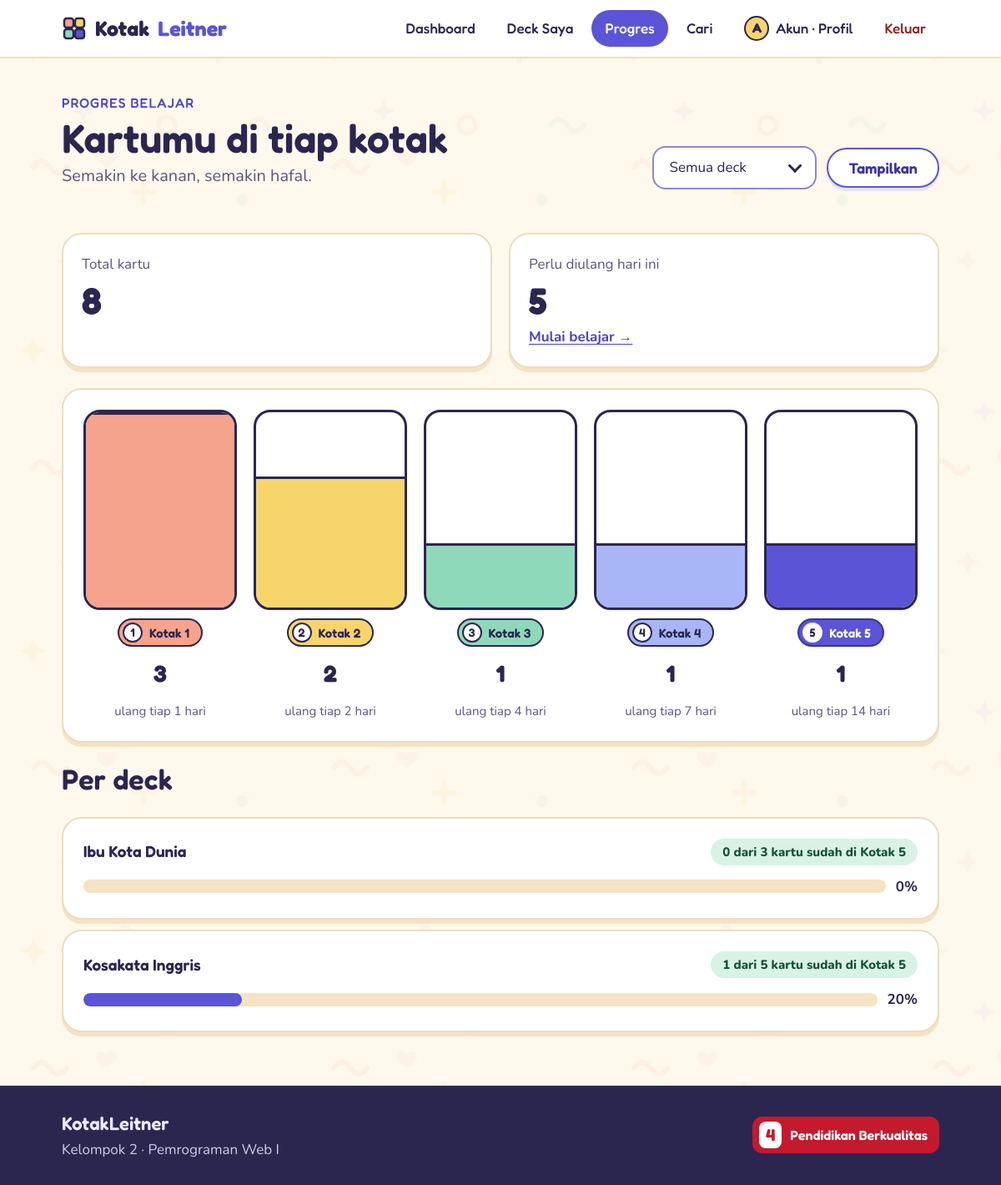
The app's page /progres.php (signed in) with its own data.
### tables this page shows
CREATE TABLE deck (
  id INT AUTO_INCREMENT PRIMARY KEY,
  user_id INT NOT NULL,
  nama VARCHAR(60) NOT NULL,
  deskripsi VARCHAR(200) NOT NULL DEFAULT '',
  warna TINYINT NOT NULL DEFAULT 1,
  karakter VARCHAR(20) NOT NULL DEFAULT 'kucing',
  FOREIGN KEY (user_id) REFERENCES users(id) ON DELETE CASCADE
);

### progres.php (the view, shortened to what this page needs)
<?php
require_once 'cek_login.php';
$uid = (int)$_SESSION['user_id'];
$deck_id = isset($_GET['deck']) ? (int)$_GET['deck'] : 0;
$syarat = '';
$jumlah = [1 => 0, 2 => 0, 3 => 0, 4 => 0, 5 => 0];
$q = mysqli_query($conn, "SELECT k.kotak, COUNT(*) AS n FROM kartu k JOIN deck d ON k.deck_id = d.id
    WHERE d.user_id=$uid $syarat GROUP BY k.kotak");
while ($row = mysqli_fetch_assoc($q)) {
    $jumlah[(int)$row['kotak']] = (int)$row['n'];
}
$total = array_sum($jumlah);
$terbanyak = max($jumlah);
$q = mysqli_query($conn, "SELECT COUNT(*) AS n FROM kartu k JOIN deck d ON k.deck_id = d.id
    WHERE d.user_id=$uid $syarat AND k.jadwal <= CURDATE()");
$ulang = (int)mysqli_fetch_assoc($q)['n'];
$q = mysqli_query($conn, "SELECT d.id, d.nama, COUNT(k.id) AS total, SUM(k.kotak = 5) AS hafal
    FROM deck d LEFT JOIN kartu k ON k.deck_id = d.id
    WHERE d.user_id=$uid GROUP BY d.id ORDER BY d.nama");
$semua_deck = [];
while ($row = mysqli_fetch_assoc($q)) {
    $semua_deck[] = $row;
}
include 'header.php';
?>
<div class="wrap stack">
  <div class="page-head">
    <div>
      <span class="eyebrow">Progres belajar</span>
      <h1>Kartumu di tiap kotak</h1>
      <p class="lead">Semakin ke kanan, semakin hafal.</p>
    </div>
    <form class="row" method="get" action="progres.php">
      <div class="sel">
        <select class="input" name="deck" aria-label="Pilih deck">
          <option value="0">Semua deck</option>
        </select>
      </div>
      <button class="btn btn-sec" type="submit">Tampilkan</button>
    </form>
  </div>
<?php if ($total == 0): ?>
  <div class="empty">
    <img src="assets/img/maskot-tidur.svg" alt="" width="160" height="173">
    <h3>Belum ada kartu</h3>
    <p class="muted">Tambahkan kartu ke deck dulu, lalu progresmu akan muncul di sini.</p>
    <a class="btn btn-pri" href="deck.php">Ke Deck Saya</a>
  </div>
<?php else: ?>
  <div class="grid g2">
    <div class="card stat">
      <div class="muted">Total kartu</div>
      <div class="num"><?= $total ?></div>
    </div>
    <div class="card stat">
      <div class="muted">Perlu diulang hari ini</div>
      <div class="num"><?= $ulang ?></div>
      <?php if ($ulang > 0): ?>
        <a class="link" href="belajar.php?<?= $deck_id > 0 ? 'deck=' . $deck_id . '&amp;' : '' ?>baru=1">Mulai belajar &rarr;</a>
      <?php endif; ?>
    </div>
  </div>
  <div class="card">
    <div class="grid g5">
      <?php for ($i = 1; $i <= 5; $i++): ?>
        <div class="col">
          <div class="tube">
            <?php if ($jumlah[$i] > 0): ?>
              <i class="kfill<?= $i ?>" style="height:<?= round($jumlah[$i] / $terbanyak * 100) ?>%"></i>
            <?php endif; ?>
          </div>
          <?= badge_kotak($i) ?>
          <div class="hd" style="font-size:28px;font-weight:700"><?= $jumlah[$i] ?></div>
          <div class="hint">ulang tiap <?= $INTERVAL[$i] ?> hari</div>
        </div>
      <?php endfor; ?>
    </div>
  </div>
  <h2>Per deck</h2>
  <div class="stack-s">
    <?php foreach ($semua_deck as $d): ?>
      <?php $persen = $d['total'] > 0 ? round($d['hafal'] / $d['total'] * 100) : 0; ?>
      <div class="card">
        <div class="row between">
          <h4><?= e($d['nama']) ?></h4>
          <span class="chip ok"><?= (int)$d['hafal'] ?> dari <?= (int)$d['total'] ?> kartu sudah di Kotak 5</span>
        </div>
        <div class="progress-row" style="margin-top:12px">
          <div class="bar"><i style="width:<?= $persen ?>%"></i></div>
          <b><?= $persen ?>%</b>
        </div>
      </div>
    <?php endforeach; ?>
  </div>
<?php endif; ?>
</div>
<?php include 'footer.php'; ?>

### assets/style.css (style rules this page uses)
:root { --bg:#FFF8EC;--sand:#FCEFD9;--sand2:#F5E3C3;--line:#EBDDC3;--edge:#8E88C6;--ink:#2B2650;--ink2:#5A5580;--pri:#5B54D6;--pri-d:#4A43C2;--pri-dd:#3A34A0;--pri-l:#E6E4FB;--pri-ll:#F3F2FD;--coral:#F6A38D;--coral-l:#FDE3DB;--coral-d:#8A231D;--yellow:#F8D56B;--yellow-l:#FFF1C2;--mint:#8FD9BB;--mint-l:#D8F3E6;--sky:#A8B5F7;--pink:#F7B6C8;--ok:#1F7A58;--danger:#C2362E;--hd:'Fredoka','Baloo 2',system-ui,sans-serif;--bd:'Nunito',system-ui,sans-serif }
html,body { margin:0;padding:0;min-height:100% }
.kl,.kl * { box-sizing:border-box }
.kl h1,.kl h2,.kl h3,.kl h4 { font-family:var(--hd);font-weight:600;margin:0;line-height:1.2;color:var(--ink) }
.kl h1 { font-size:48px }
.kl h2 { font-size:34px }
.kl h4 { font-size:19px }
.kl p { margin:0 }
.kl .muted { color:var(--ink2) }
.kl .lead { font-size:20px;color:var(--ink2) }
.kl a { color:var(--pri-d) }
.kl .wrap { max-width:1100px;margin:0 auto;padding:0 24px;width:100% }
.kl .hd { font-family:var(--hd) }
.kl .eyebrow { font-family:var(--hd);font-weight:500;font-size:16px;letter-spacing:.06em;text-transform:uppercase;color:var(--pri-d) }
.kl .btn { display:inline-flex;align-items:center;justify-content:center;gap:8px;min-height:48px;padding:0 24px;border-radius:999px;border:2px solid transparent;font-family:var(--hd);font-weight:600;font-size:18px;line-height:1;text-decoration:none;cursor:pointer;transition:transform .15s,background .15s,box-shadow .15s,border-color .15s;white-space:nowrap }
.kl .btn-sec { background:#fff;color:var(--pri-dd);border-color:var(--pri);box-shadow:0 4px 0 var(--pri-l) }
.kl .link { color:var(--pri-d);font-weight:700;text-underline-offset:3px }
.kl .input { width:100%;min-height:52px;padding:12px 18px;border-radius:16px;border:2px solid var(--edge);background:#fff;font-family:var(--bd);font-size:17px;color:var(--ink);transition:border-color .15s,box-shadow .15s }
.kl .input::placeholder { color:#6E6993 }
.kl .hint { color:var(--ink2);font-size:15px }
.kl .sel { position:relative }
.kl .sel select { appearance:none;-webkit-appearance:none;padding-right:48px;cursor:pointer }
.kl .sel::after { content:'';position:absolute;right:20px;top:50%;width:9px;height:9px;border-right:3px solid var(--ink);border-bottom:3px solid var(--ink);transform:translateY(-70%) rotate(45deg);pointer-events:none }
.kl .card { background:#fff;border:2px solid var(--line);border-radius:24px;padding:24px;box-shadow:0 5px 0 var(--sand2) }
.kl .kfill1 { background:#F6A38D }
.kl .kfill2 { background:#F8D56B }
.kl .kfill3 { background:#8FD9BB }
.kl .kfill4 { background:#A8B5F7 }
.kl .kfill5 { background:#5B54D6 }
.kl .chip { display:inline-flex;align-items:center;gap:6px;padding:4px 14px;border-radius:999px;background:var(--pri-l);color:var(--pri-dd);font-weight:800;font-size:15px }
.kl .chip.ok { background:var(--mint-l);color:#134D38 }
.kl .bar { height:16px;border-radius:999px;background:var(--sand2);overflow:hidden }
.kl .bar i { display:block;height:100%;border-radius:999px;background:var(--pri) }
.kl .stat { display:flex;flex-direction:column;gap:8px;padding:22px }
.kl .stat .num { font-family:var(--hd);font-weight:700;font-size:44px;line-height:1 }
.kl .col { display:flex;flex-direction:column;align-items:center;gap:10px }
.kl .col .tube { width:100%;height:240px;border:3px solid var(--ink);border-radius:20px;background:#fff;display:flex;align-items:flex-end;overflow:hidden }
.kl .col .tube i { display:block;width:100%;border-top:3px solid var(--ink) }
.kl .stack { display:flex;flex-direction:column;gap:24px }
.kl .stack-s { display:flex;flex-direction:column;gap:12px }
.kl .row { display:flex;align-items:center;gap:12px;flex-wrap:wrap }
.kl .between { justify-content:space-between }
.kl .grid { display:grid;gap:20px }
.kl .g2 { grid-template-columns:repeat(2,1fr) }
.kl .g5 { grid-template-columns:repeat(5,1fr) }
.kl .page-head { display:flex;align-items:flex-end;justify-content:space-between;gap:16px;flex-wrap:wrap;margin-bottom:28px }
.kl form { margin:0 }
.kl button.btn,.kl button.qpill { font-family:var(--hd) }
.kl .progress-row { display:flex;align-items:center;gap:12px }
.kl .progress-row .bar { flex:1 }

### records on screen
deck: nama "Ibu Kota Dunia", hafal "0", total "3", persen "0"
deck: nama "Kosakata Inggris", hafal "1", total "5", persen "20"

### other values on screen
substr($_SESSION['nama'], 0, 1) "A"
nama_depan($_SESSION['nama']) "Akun"
$total "8"
$ulang "5"
$k "1"
$jumlah[$i] "3"
$INTERVAL[$i] "1"
$k "2"
$jumlah[$i] "2"
$INTERVAL[$i] "2"
$k "3"
$jumlah[$i] "1"
$INTERVAL[$i] "4"
$k "4"
$INTERVAL[$i] "7"
